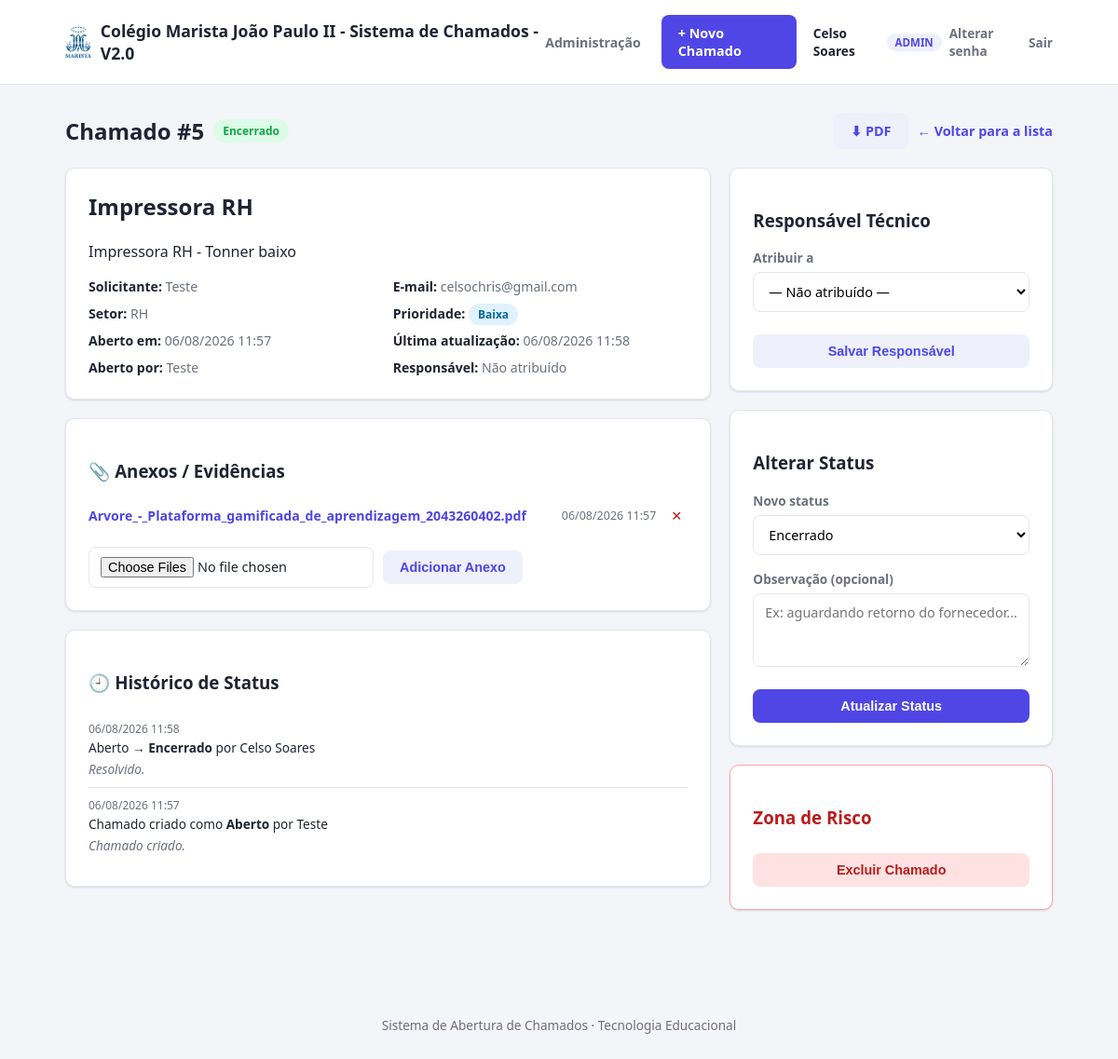
The page /chamado/5 (signed in) on the database its author committed.
### app.py (models this page shows, shortened)
class User(UserMixin, db.Model):
    __tablename__ = "usuarios"
    id = db.Column(db.Integer, primary_key=True)
    nome = db.Column(db.String(120), nullable=False)
    email = db.Column(db.String(150), unique=True, nullable=False)
    senha_hash = db.Column(db.String(255), nullable=False)
    papel = db.Column(db.String(20), default="usuario", nullable=False)
    ativo = db.Column(db.Boolean, default=True, nullable=False)
    data_criacao = db.Column(db.DateTime, default=datetime.utcnow)
    def is_admin(self):
        return self.papel == "admin"

class Chamado(db.Model):
    __tablename__ = "chamados"
    id = db.Column(db.Integer, primary_key=True)
    titulo = db.Column(db.String(150), nullable=False)
    descricao = db.Column(db.Text, nullable=False)
    solicitante = db.Column(db.String(120), nullable=False)
    email_solicitante = db.Column(db.String(150))
    setor = db.Column(db.String(100))
    prioridade = db.Column(db.String(20), default="Média")
    status = db.Column(db.String(20), default="Aberto", nullable=False)
    data_abertura = db.Column(db.DateTime, default=datetime.utcnow)
    data_atualizacao = db.Column(db.DateTime, default=datetime.utcnow, onupdate=datetime.utcnow)
    usuario_id = db.Column(db.Integer, db.ForeignKey("usuarios.id"))
    criado_por = db.relationship("User", foreign_keys=[usuario_id], backref="chamados_criados")
    responsavel_id = db.Column(db.Integer, db.ForeignKey("usuarios.id"))
    responsavel = db.relationship("User", foreign_keys=[responsavel_id], backref="chamados_atribuidos")
    anexos = db.relationship(
        "Anexo", backref="chamado", cascade="all, delete-orphan", lazy=True
    )
    historico = db.relationship(
        "HistoricoStatus", backref="chamado", cascade="all, delete-orphan",
        lazy=True, order_by="HistoricoStatus.data.desc()"
    )
    def badge_class(self):
        return {
            "Aberto": "badge-aberto",
            "Suspenso": "badge-suspenso",
            "Encerrado": "badge-encerrado",
        }.get(self.status, "badge-aberto")

class Anexo(db.Model):
    __tablename__ = "anexos"
    id = db.Column(db.Integer, primary_key=True)
    chamado_id = db.Column(db.Integer, db.ForeignKey("chamados.id"), nullable=False)
    nome_original = db.Column(db.String(255), nullable=False)
    nome_arquivo = db.Column(db.String(255), nullable=False)  # nome salvo em disco
    descricao = db.Column(db.String(255))
    data_upload = db.Column(db.DateTime, default=datetime.utcnow)

class HistoricoStatus(db.Model):
    __tablename__ = "historico_status"
    id = db.Column(db.Integer, primary_key=True)
    chamado_id = db.Column(db.Integer, db.ForeignKey("chamados.id"), nullable=False)
    status_anterior = db.Column(db.String(20))
    status_novo = db.Column(db.String(20))
    observacao = db.Column(db.String(255))
    data = db.Column(db.DateTime, default=datetime.utcnow)
    usuario_id = db.Column(db.Integer, db.ForeignKey("usuarios.id"))
    usuario = db.relationship("User", backref="alteracoes_status")

### app.py (the view)
@app.route("/chamado/<int:chamado_id>")
@login_required
def detalhe_chamado(chamado_id):
    chamado = Chamado.query.get_or_404(chamado_id)
    if not pode_acessar_chamado(chamado):
        flash("Você não tem permissão para visualizar este chamado.", "erro")
        return redirect(url_for("index"))
    return render_template(
        "detalhe.html",
        chamado=chamado,
        status_opcoes=STATUS_OPCOES,
        usuarios_atribuiveis=usuarios_atribuiveis(),
        pode_gerenciar=current_user.papel in ("tecnico", "admin"),
    )

### app.py (called while the page is built)
@login_manager.user_loader
def load_user(user_id):
    return User.query.get(int(user_id))

def pode_acessar_chamado(chamado):
    if current_user.papel in ("tecnico", "admin"):
        return True
    return chamado.usuario_id == current_user.id

def usuarios_atribuiveis():
    return (
        User.query
        .filter(User.papel.in_(["tecnico", "admin"]), User.ativo.is_(True))
        .order_by(User.nome)
        .all()
    )

### templates/detalhe.html (shortened to what this page needs)
{% extends "base.html" %}
{% block conteudo %}
<div class="cabecalho-pagina">
    <h1>Chamado #{{ chamado.id }} <span class="badge {{ chamado.badge_class() }}">{{ chamado.status }}</span></h1>
    <div class="acoes-exportar">
        <a href="{{ url_for('exportar_pdf_chamado', chamado_id=chamado.id) }}" class="btn btn-secundario">⬇ PDF</a>
        <a href="{{ url_for('index') }}" class="link-voltar">&larr; Voltar para a lista</a>
    </div>
</div>
<div class="grid-detalhe">
    <div class="coluna-principal">
        <div class="painel">
            <h2>{{ chamado.titulo }}</h2>
            <p class="descricao">{{ chamado.descricao }}</p>
            <div class="meta-info">
                <div><strong>Solicitante:</strong> {{ chamado.solicitante }}</div>
                <div><strong>E-mail:</strong> {{ chamado.email_solicitante or '-' }}</div>
                <div><strong>Setor:</strong> {{ chamado.setor or '-' }}</div>
                <div><strong>Prioridade:</strong> <span class="pill pill-{{ chamado.prioridade|lower }}">{{ chamado.prioridade }}</span></div>
                <div><strong>Aberto em:</strong> {{ chamado.data_abertura.strftime('%d/%m/%Y %H:%M') }}</div>
                <div><strong>Última atualização:</strong> {{ chamado.data_atualizacao.strftime('%d/%m/%Y %H:%M') }}</div>
                <div><strong>Aberto por:</strong> {{ chamado.criado_por.nome if chamado.criado_por else '-' }}</div>
                <div><strong>Responsável:</strong> {{ chamado.responsavel.nome if chamado.responsavel else 'Não atribuído' }}</div>
            </div>
        </div>
        <div class="painel">
            <h3>📎 Anexos / Evidências</h3>
            {% if chamado.anexos %}
            <ul class="lista-anexos">
                {% for anexo in chamado.anexos %}
                <li>
                    <a href="{{ url_for('download_anexo', chamado_id=chamado.id, anexo_id=anexo.id) }}" target="_blank">{{ anexo.nome_original }}</a>
                    <span class="data-anexo">{{ anexo.data_upload.strftime('%d/%m/%Y %H:%M') }}</span>
                    {% if pode_gerenciar %}
                    <form method="post" action="{{ url_for('excluir_anexo', chamado_id=chamado.id, anexo_id=anexo.id) }}" onsubmit="return confirm('Remover este anexo?');" class="form-inline">
                        <button type="submit" class="btn-excluir-anexo" title="Remover anexo">✕</button>
                    </form>
                    {% endif %}
                </li>
                {% endfor %}
            </ul>
            {% else %}
            <p class="texto-vazio">Nenhum anexo enviado ainda.</p>
            {% endif %}
            {% if pode_gerenciar %}
            <form method="post" action="{{ url_for('anexar_arquivo', chamado_id=chamado.id) }}" enctype="multipart/form-data" class="form-anexo">
                <input type="file" name="anexos" multiple required>
                <button type="submit" class="btn btn-secundario">Adicionar Anexo</button>
            </form>
            {% else %}
            <p class="texto-vazio" style="margin-top:10px;">Apenas técnicos/administradores podem adicionar novos anexos após a abertura do chamado.</p>
            {% endif %}
        </div>
        <div class="painel">
            <h3>🕘 Histórico de Status</h3>
            {% if chamado.historico %}
            <ul class="lista-historico">
                {% for h in chamado.historico %}
                <li>
                    <span class="data-historico">{{ h.data.strftime('%d/%m/%Y %H:%M') }}</span>
                    {% if h.status_anterior %}
                        <span>{{ h.status_anterior }} → <strong>{{ h.status_novo }}</strong> por {{ h.usuario.nome if h.usuario else 'Sistema' }}</span>
                    {% else %}
                        <span>Chamado criado como <strong>{{ h.status_novo }}</strong> por {{ h.usuario.nome if h.usuario else 'Sistema' }}</span>
                    {% endif %}
                    {% if h.observacao %}<div class="obs-historico">{{ h.observacao }}</div>{% endif %}
                </li>
                {% endfor %}
            </ul>
            {% endif %}
        </div>
    </div>
    <div class="coluna-lateral">
        {% if pode_gerenciar %}
        <div class="painel">
            <h3>Responsável Técnico</h3>
            <form method="post" action="{{ url_for('atribuir_responsavel', chamado_id=chamado.id) }}">
                <div class="campo">
                    <label for="responsavel_id">Atribuir a</label>
                    <select id="responsavel_id" name="responsavel_id">
                        <option value="">— Não atribuído —</option>
                    </select>
                </div>
                <button type="submit" class="btn btn-secundario btn-full">Salvar Responsável</button>
            </form>
        </div>
        <div class="painel">
            <h3>Alterar Status</h3>
            <form method="post" action="{{ url_for('atualizar_status', chamado_id=chamado.id) }}">
                <div class="campo">
                    <label for="status">Novo status</label>
                    <select id="status" name="status">
                        {% for opcao in status_opcoes %}
                        <option value="{{ opcao }}" {{ 'selected' if chamado.status == opcao else '' }}>{{ opcao }}</option>
                        {% endfor %}
                    </select>
                </div>
                <div class="campo">
                    <label for="observacao">Observação (opcional)</label>
                    <textarea id="observacao" name="observacao" rows="3" placeholder="Ex: aguardando retorno do fornecedor..."></textarea>
                </div>
                <button type="submit" class="btn btn-primario btn-full">Atualizar Status</button>
            </form>
        </div>
        <div class="painel painel-perigo">
            <h3>Zona de Risco</h3>
            <form method="post" action="{{ url_for('excluir_chamado', chamado_id=chamado.id) }}" onsubmit="return confirm('Tem certeza que deseja excluir este chamado e todos os anexos? Esta ação não pode ser desfeita.');">
                <button type="submit" class="btn btn-perigo btn-full">Excluir Chamado</button>
            </form>
        </div>
        {% endif %}
    </div>
</div>
{% endblock %}

### templates/base.html (shortened to what this page needs)
<!DOCTYPE html>
<html lang="pt-br">
<head>
    <link rel="stylesheet" href="{{ url_for('static', filename='style.css') }}">
</head>
<body>
    <header class="topbar">
        <div class="container topbar-inner">
            <a href="{{ url_for('index') }}" class="logo">
                <img src="{{ url_for('static', filename='img/logo.png') }}" alt="Marista" class="logo-img">
                <span>Colégio Marista João Paulo II - Sistema de Chamados - V2.0</span>
            </a>
            <div class="topbar-acoes">
                {% if current_user.is_authenticated and current_user.is_admin() %}
                <a href="{{ url_for('admin_usuarios') }}" class="link-admin">Administração</a>
                {% endif %}
                <a href="{{ url_for('novo_chamado') }}" class="btn btn-primario">+ Novo Chamado</a>
                {% if current_user.is_authenticated %}
                <div class="usuario-info">
                    <span class="usuario-nome">{{ current_user.nome }}</span>
                    <span class="usuario-papel">{{ current_user.papel }}</span>
                    <a href="{{ url_for('alterar_senha') }}" class="link-sair">Alterar senha</a>
                    <a href="{{ url_for('logout') }}" class="link-sair">Sair</a>
                </div>
                {% endif %}
            </div>
        </div>
    </header>
    <main class="container conteudo">
        {% block conteudo %}{% endblock %}
    </main>
    <footer class="rodape">
        <div class="container">
            <p>Sistema de Abertura de Chamados &middot; Tecnologia Educacional</p>
        </div>
    </footer>
</body>
</html>

### rows shown on the page
User: nome "Celso Soares", papel "ADMIN"
Chamado: id "5", status "Encerrado", titulo "Impressora RH", descricao "Impressora RH - Tonner baixo", solicitante "Teste", email_solicitante "celsochris@gmail.com", setor "RH", prioridade "Baixa", data_abertura "06/08/2026 11:57", data_atualizacao "06/08/2026 11:58"
User: criado_por "Teste"
Anexo: nome_original "Arvore_-_Plataforma_gamificada_de_aprendizagem_2043260402.pdf", data_upload "06/08/2026 11:57"
HistoricoStatus: data "06/08/2026 11:58", status_anterior "Aberto", status_novo "Encerrado", usuario "Celso Soares", observacao "Resolvido."
HistoricoStatus: data "06/08/2026 11:57", status_novo "Aberto", usuario "Teste", observacao "Chamado criado."

### other values the page prints
{{ chamado.responsavel.nome if chamado.responsavel else 'Não atribuído' }} "Não atribuído"
form field status "Encerrado"
